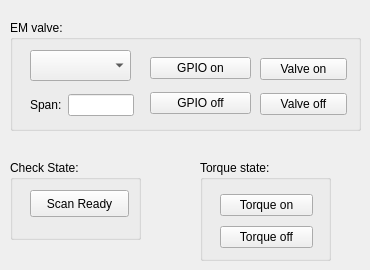
     <widget class="QWidget" name="page_3">
      <widget class="QGroupBox" name="groupBox_8">
       <property name="geometry">
        <rect>
         <x>10</x>
         <y>20</y>
         <width>351</width>
         <height>111</height>
        </rect>
       </property>
       <property name="title">
        <string>EM valve:</string>
       </property>
       <widget class="QWidget" name="layoutWidget">
        <property name="geometry">
         <rect>
          <x>20</x>
          <y>70</y>
          <width>104</width>
          <height>31</height>
         </rect>
        </property>
        <layout class="QGridLayout" name="gridLayout_23">
         <item row="0" column="0">
          <widget class="QLabel" name="label_25">
           <property name="text">
            <string>Span:</string>
           </property>
          </widget>
         </item>
         <item row="0" column="1">
          <widget class="QLineEdit" name="lineEdit_EM_span"/>
         </item>
        </layout>
       </widget>
       <widget class="QWidget" name="layoutWidget">
        <property name="geometry">
         <rect>
          <x>250</x>
          <y>31</y>
          <width>87</width>
          <height>71</height>
         </rect>
        </property>
        <layout class="QGridLayout" name="gridLayout_9">
         <item row="2" column="0">
          <widget class="QPushButton" name="pushButton_30">
           <property name="text">
            <string>Valve off</string>
           </property>
          </widget>
         </item>
         <item row="1" column="0">
          <widget class="QPushButton" name="pushButton_29">
           <property name="text">
            <string>Valve on</string>
           </property>
          </widget>
         </item>
        </layout>
       </widget>
       <widget class="QWidget" name="gridLayoutWidget_4">
        <property name="geometry">
         <rect>
          <x>140</x>
          <y>30</y>
          <width>101</width>
          <height>71</height>
         </rect>
        </property>
        <layout class="QGridLayout" name="gridLayout_28">
         <item row="0" column="0">
          <widget class="QPushButton" name="pushButton_GPIO_on">
           <property name="text">
            <string>GPIO on</string>
           </property>
          </widget>
         </item>
         <item row="1" column="0">
          <widget class="QPushButton" name="pushButton_GPIO_off">
           <property name="text">
            <string>GPIO off</string>
           </property>
          </widget>
         </item>
        </layout>
       </widget>
       <widget class="QComboBox" name="comboBox_gpioChoose">
        <property name="geometry">
         <rect>
          <x>20</x>
          <y>30</y>
          <width>101</width>
          <height>31</height>
         </rect>
        </property>
       </widget>
      </widget>
      <widget class="QGroupBox" name="groupBox_9">
       <property name="geometry">
        <rect>
         <x>200</x>
         <y>160</y>
         <width>131</width>
         <height>101</height>
        </rect>
       </property>
       <property name="title">
        <string>Torque state:</string>
       </property>
       <widget class="QWidget" name="layoutWidget">
        <property name="geometry">
         <rect>
          <x>20</x>
          <y>30</y>
          <width>93</width>
          <height>62</height>
         </rect>
        </property>
        <layout class="QGridLayout" name="gridLayout_12">
         <item row="0" column="0">
          <widget class="QPushButton" name="pushButton_47">
           <property name="text">
            <string>Torque on</string>
           </property>
          </widget>
         </item>
         <item row="1" column="0">
          <widget class="QPushButton" name="pushButton_48">
           <property name="text">
            <string>Torque off</string>
           </property>
          </widget>
         </item>
        </layout>
       </widget>
      </widget>
      <widget class="QGroupBox" name="groupBox_3">
       <property name="geometry">
        <rect>
         <x>10</x>
         <y>160</y>
         <width>131</width>
         <height>80</height>
        </rect>
       </property>
       <property name="title">
        <string>Check State:</string>
       </property>
       <widget class="QPushButton" name="pushButton_ready">
        <property name="geometry">
         <rect>
          <x>20</x>
          <y>30</y>
          <width>99</width>
          <height>27</height>
         </rect>
        </property>
        <property name="text">
         <string>Scan Ready</string>
        </property>
       </widget>
      </widget>
     </widget>
